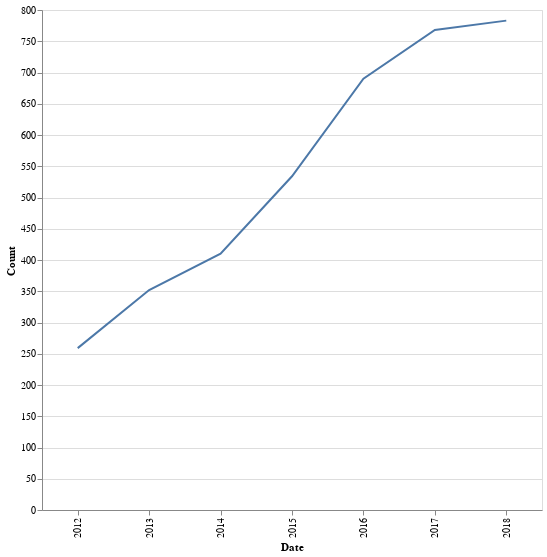

Notebook cell for this chart:
### Code cell
Dataframe |>
@vlplot(
    :line,
    x=:Date,
    y=:Count,
    width=500,
    height=500
)

### Figure 1 — Vega-Lite specification as saved in the notebook (floating-point values rounded to 4 significant figures)
{"data": {"values": [{"Count": 352, "Date": "2013"}, {"Count": 259, "Date": "2012"}, {"Count": 534, "Date": "2015"}, {"Count": 690, "Date": "2016"}, {"Count": 410, "Date": "2014"}, {"Count": 783, "Date": "2018"}, {"Count": 768, "Date": "2017"}]}, "encoding": {"x": {"field": "Date", "type": "nominal"}, "y": {"field": "Count", "type": "quantitative"}}, "height": 500, "mark": "line", "width": 500}
